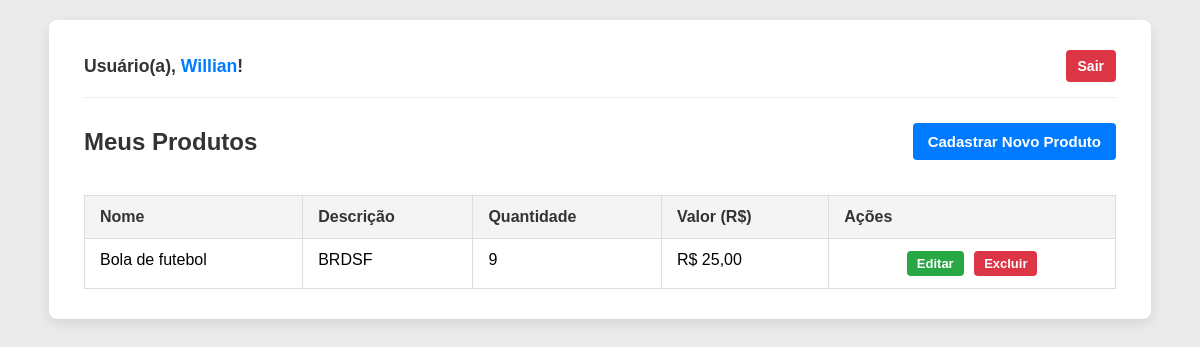
The app's page /listar_produtos.php (signed in) with its own data.
### tables this page shows
CREATE TABLE produtos (
    id INTEGER PRIMARY KEY ,
    nome TEXT NOT NULL,
    descricao TEXT NOT NULL,
    quantidade TEXT NOT NULL ,
    valor DECIMAL NOT NULL,
    id_usuario INTEGER NOT NULL
);

### src/Database.php (called while the page is built, shortened)
<?php
class Database
{
    private $pdo;
    public function __construct()
    {
        try {
            $databasePath = __DIR__ . '/database/sqlite.db';
            $this->pdo = new PDO('sqlite:' . $databasePath);
            $this->pdo->setAttribute(PDO::ATTR_ERRMODE, PDO::ERRMODE_EXCEPTION);
        } catch (PDOException $e) {
            die("Database connection refused: " . $e->getMessage());
        }
    }
    public function prepare($sql)
    {
        return $this->pdo->prepare($sql);
    }
}

### public/listar_produtos.php (the view, shortened to what this page needs)
<?php
require_once '../src/Database.php';
$nome_usuario = $_SESSION['usuario_nome'] ?? $_SESSION['usuario_email'] ?? 'Usuário';
$id_usuario_logado = $_SESSION['user_id'];
function buscarProdutosPorUsuario($db, $id_usuario) {
    $sql = "SELECT id, nome, descricao, quantidade, valor FROM produtos WHERE id_usuario = :id_usuario";
    $stmt = $db->prepare($sql);
    $stmt->execute([':id_usuario' => $id_usuario]);
    return $stmt->fetchAll(PDO::FETCH_ASSOC);
}
$db = new Database();
$produtos_do_usuario = buscarProdutosPorUsuario($db, $id_usuario_logado);
?>
<!DOCTYPE html>
<html lang="pt-br">
<head>
    <link rel="stylesheet" href="/style/produtos.css">
</head>
<body>
    <div class="container">
        <div class="admin-header">
            <span class="welcome-msg">
                Usuário(a), <span class="user-name"><?php echo htmlspecialchars($nome_usuario); ?></span>!
            </span>
            <a href="logout.php" class="logout-link">Sair</a>
        </div>
        <div class="painel-header">
            <h2>Meus Produtos</h2>
            <a href="cadastrar_produto.php" class="btn btn-primary">Cadastrar Novo Produto</a>
        </div>
        <div class="tabela-container">
            <?php if (empty($produtos_do_usuario)): ?>
                <p class="sem-produtos">Você ainda não cadastrou nenhum produto. <a href="cadastrar_produto.php">Clique aqui para começar!</a></p>
            <?php else: ?>
                <table class="tabela-produtos">
                    <thead>
                        <tr>
                            <th>Nome</th>
                            <th>Descrição</th>
                            <th>Quantidade</th>
                            <th>Valor (R$)</th>
                            <th>Ações</th> </tr>
                    </thead>
                    <tbody>
                        <?php foreach ($produtos_do_usuario as $produto): ?>
                            <tr>
                                <td><?php echo htmlspecialchars($produto['nome']); ?></td>
                                <td><?php echo htmlspecialchars($produto['descricao']); ?></td>
                                <td><?php echo htmlspecialchars($produto['quantidade']); ?></td>
                                <td>R$ <?php echo number_format($produto['valor'], 2, ',', '.'); ?></td>
                                <td class="acoes">
                                    <a href="editar.php?id=<?php echo $produto['id']; ?>" class="btn-acao btn-editar">Editar</a>
                                    <a href="excluir.php?id=<?php echo $produto['id']; ?>" class="btn-acao btn-excluir" onclick="return confirm('Tem certeza que deseja excluir?');">Excluir</a>
                                </td>
                            </tr>
                        <?php endforeach; ?>
                    </tbody>
                </table>
            <?php endif; ?>
        </div>
    </div>
</body>
</html>

### public/style/produtos.css (style rules this page uses)
body { font-family: Arial, sans-serif; background-color: rgb(235, 235, 235); margin: 0; padding: 20px; box-sizing: border-box; display: flex; justify-content: center; align-items: flex-start; min-height: 100vh; }
.container { background: #ffffff; padding: 30px 35px; border-radius: 8px; box-shadow: 0 4px 12px rgba(0, 0, 0, 0.1); width: 1200px; max-width: 95%; box-sizing: border-box; }
.admin-header { width: 100%; margin-bottom: 25px; display: flex; justify-content: space-between; align-items: center; border-bottom: 1px solid #eee; padding-bottom: 15px; box-sizing: border-box; flex-wrap: wrap; gap: 10px; }
.admin-header .welcome-msg { font-size: 1.1em; color: #333; font-weight: bold; }
.admin-header .welcome-msg .user-name { color: #007bff; }
.admin-header .logout-link { text-decoration: none; background-color: #dc3545; color: white; padding: 8px 12px; border-radius: 4px; font-size: 14px; font-weight: bold; transition: background-color 0.3s; }
.painel-header { display: flex; justify-content: space-between; align-items: center; margin-bottom: 25px; flex-wrap: wrap; gap: 15px; }
.painel-header h2 { margin: 0; color: #333; }
.btn.btn-primary { text-decoration: none; background-color: #007bff; color: white; padding: 10px 15px; border-radius: 4px; font-weight: bold; font-size: 15px; transition: background-color 0.3s; }
.tabela-container { width: 100%; overflow-x: auto; }
.tabela-produtos { width: 100%; border-collapse: collapse; margin-top: 10px; box-shadow: 0 2px 8px rgba(0, 0, 0, 0.05); }
.tabela-produtos th, .tabela-produtos td { padding: 12px 15px; border: 1px solid #ddd; text-align: left; vertical-align: top; }
.tabela-produtos th { background-color: #f4f4f4; font-weight: bold; color: #333; }
.tabela-produtos .acoes { text-align: center; min-width: 150px; }
.btn-acao { text-decoration: none; padding: 5px 10px; border-radius: 4px; font-size: 13px; font-weight: bold; color: white; margin: 0 3px; display: inline-block; }
.btn-editar { background-color: #28a745; }
.btn-excluir { background-color: #dc3545; }

### records on screen
produtos: nome "Bola de futebol", descricao "BRDSF", quantidade "9", valor "25,00"

### other values on screen
$nome_usuario "Willian"
